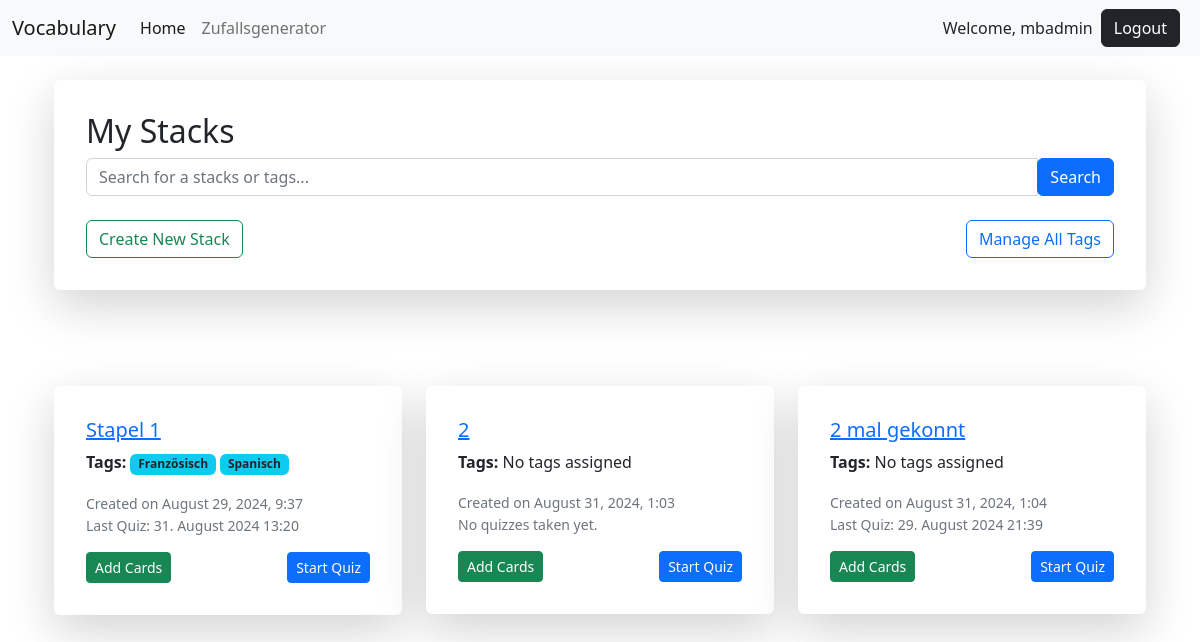
Before: / (signed in) with the older database file.
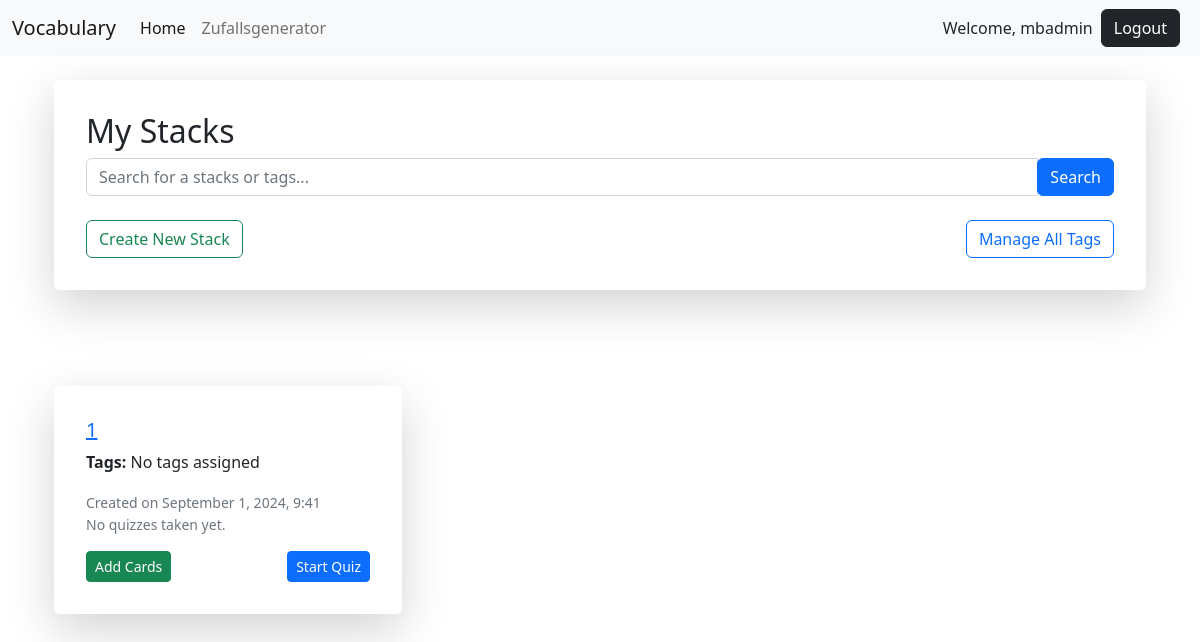
After: the same page with the newer database file.
### vocab/models.py (models this page shows, shortened)
class Stack(models.Model):
    name = models.CharField(max_length=255)
    user = models.ForeignKey(User, on_delete=models.CASCADE)
    created_at = models.DateTimeField(auto_now_add=True)
    last_quiz_timestamp = models.DateTimeField(null=True, blank=True)  #

class StackTag(models.Model):
    stack = models.ForeignKey(Stack, on_delete=models.CASCADE)
    tag = models.ForeignKey(Tag, on_delete=models.CASCADE)
    added_by = models.ForeignKey('auth.User', on_delete=models.SET_NULL, null=True)
    created_at = models.DateTimeField(auto_now_add=True)
    class Meta:
        unique_together = ('stack', 'tag')

class Tag(models.Model):
    name = models.CharField(max_length=100, unique=True)
    user = models.ForeignKey(User, on_delete=models.CASCADE, related_name='tags')
    created_at = models.DateTimeField(auto_now_add=True)

### vocab/views.py (the view)
# urls.py: 2. Add a URL to urlpatterns:  path('', views.home, name='home')
@login_required
def home(request):
    query = request.GET.get('q')
    if query:
        stacks = Stack.objects.filter(
            Q(name__icontains=query, user=request.user) |
            Q(stacktag__tag__name__icontains=query, user=request.user)
        ).distinct()
    else:
        stacks = Stack.objects.filter(user=request.user)
    last_quiz_subquery = Card.objects.filter(stack=OuterRef('pk')).order_by('created_at').values('last_quiz_timestamp')[:1]
    stacks = stacks.annotate(last_quiz_date=Subquery(last_quiz_subquery))
    context = {
        'stacks': stacks,
    }
    return render(request, 'vocab/home.html', context)

### vocab/templates/vocab/home.html (shortened to what this page needs)
{% extends 'profiles/base.html' %}
{% block content %}
<section class="container">
    <div class="container mt-0">
        <div class="row justify-content-center">
            <div class="col-md-12">
                <div class="card mt-4 border-0 shadow-lg p-3 mb-5 bg-body rounded">
                    <div class="card-body">
                        <h2 class="card-title">My Stacks</h2>
                        <form method="GET" action="{% url 'vocab:home' %}" class="mb-4">
                            <div class="input-group">
                                <input type="text" name="q" class="form-control" placeholder="Search for a stacks or tags..." value="{{ request.GET.q }}">
                                <div class="input-group-append">
                                    <button class="btn btn-primary" type="submit">Search</button>
                                </div>
                            </div>
                        </form>
                       <div>
                            <a href="{% url 'vocab:create_stack' %}" class="btn btn-outline-success">Create New Stack</a>
                            <a href="{% url 'vocab:tags' %}" class="btn btn-outline-primary float-end">Manage All Tags</a>
                        </div>
                    </div>
                </div>
            </div>
        </div>
    </div>
    <div class="container mt-5">
        {% if stacks %}
        <div class="row">
            {% for stack in stacks %}
            <div class="col-md-4">
                  <div class="card mb-1 border-0 shadow-lg p-3 bg-body rounded">
                    <div class="card-body">
                        <a href="{% url 'vocab:stack_detail' stack.id %}" class=""><h5 class="card-title">{{ stack.name }}</h5></a>
                        <p class="card-text">
                                <strong>Tags:</strong>
                                {% for stack_tag in stack.stacktag_set.all %}
                                    <span class="badge bg-info text-dark">{{ stack_tag.tag.name }}</span>
                                {% empty %}
                                    <span>No tags assigned</span>
                                {% endfor %}
                        </p>
                            <small class="text-muted">
                                Created on {{ stack.created_at|date:"F j, Y, g:i" }}
                            </small>
                            <small class="text-muted">
                                {% if stack.last_quiz_date %}
                                    <p>Last Quiz: {{ stack.last_quiz_date }}</p>
                                {% else %}
                                    <p>No quizzes taken yet.</p>
                                {% endif %}
                            </small>
                        <div class="d-flex justify-content-between align-items-center">
                            <a href="{% url 'vocab:add_card' stack.id %}" class="btn btn-success btn-sm">Add Cards</a>
                            <a href="{% url 'vocab:quiz_options' stack.id %}" class="btn btn-primary btn-sm">Start Quiz</a>
                        </div>
                    </div>
                </div>
            </div>
            {% endfor %}
        </div>
        {% else %}
            <p>No stacks found.</p>
        {% endif %}
    </div>
</section>
{% endblock %}

### profiles/templates/profiles/base.html (shortened to what this page needs)
<!doctype html>
<html lang="en">
  <head>
    <link href="https://cdn.jsdelivr.net/npm/bootstrap@5.2.3/dist/css/bootstrap.min.css" rel="stylesheet">
  </head>
  <body>
 {% include './navbar.html' %}
    {% block content %}
    {% endblock %}
  </body>
</html>

### profiles/templates/profiles/navbar.html (shortened to what this page needs)
<nav class="navbar navbar-expand-lg bg-light">
  <div class="container-fluid">
    <a class="navbar-brand" href="{% url 'vocab:home' %}">Vocabulary</a>
    <div class="collapse navbar-collapse" id="navbarSupportedContent">
      <ul class="navbar-nav me-auto mb-2 mb-lg-0">
        <li class="nav-item">
          <a class="nav-link active" aria-current="page" href="{% url 'vocab:home' %}">Home</a>
        </li>
        <li class="nav-item">
          <a class="nav-link" href="{% url 'vocab:random_direction' %}">Zufallsgenerator</a>
        </li>
      </ul>
      {% if user.is_authenticated %}
      <li class="nav-item nav-link">
        Welcome, {{ user.username }}
      </li>
      <li class="nav-item nav-link">
        <form action="{% url 'profiles:logout' %}" method="post" style="display:inline;">
          <button class="btn btn-dark mx-2" type="submit">Logout</button>
        </form>
      </li>
      {% else %}
        <li class="d-flex nav-item">
          <a class="nav-link" href="{% url 'profiles:login' %}">Login</a>
          <span class="nav-link mx-2">|</span>
          <a class="nav-link" href="{% url 'profiles:register' %}">Register</a>
        </li>
      {% endif %}
    </div>
  </div>
</nav>

Changed rows visible on the page:
removed Stack: name "Stapel 1", created_at "August 29, 2024, 9:37", last_quiz_date "31. August 2024 13:20"
removed StackTag: tag.name "Französisch"
removed StackTag: tag.name "Spanisch"
removed Stack: name "2", created_at "August 31, 2024, 1:03", shows "No quizzes taken yet."
removed Stack: name "2 mal gekonnt", created_at "August 31, 2024, 1:04", last_quiz_date "29. August 2024 21:39"
added Stack: name "1", created_at "September 1, 2024, 9:41", shows "No quizzes taken yet."
